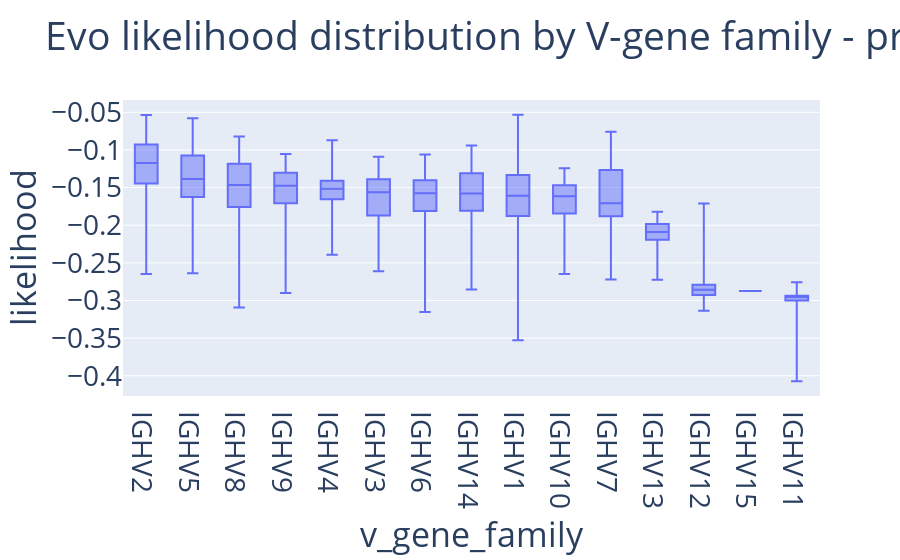

The notebook cell this image was saved under:
### Code cell
model_of_interest = "protbert"
source_of_interest = "full_VDJ"

melted_data_plotting = melted_data.loc[(melted_data["source"] == source_of_interest) & (melted_data["model"] == model_of_interest),:]
melted_data_plotting_groupby = melted_data_plotting[["v_gene_family","likelihood"]].groupby("v_gene", as_index=False).median()
melted_data_plotting_groupby = melted_data_plotting_groupby.sort_values("likelihood", ascending = False)
plotting_order = list(melted_data_plotting_groupby["v_gene_family"])

fig = px.box(
    data_frame = melted_data_plotting,
    points = False,
    # facet_col = "source",
    # facet_col_wrap = 2,
    x = "v_gene_family",
    # color="c_gene",
    y = "likelihood",
    # opacity = 0.9,
    orientation = "v",
    # barmode = 'group',
    title=f'Evo likelihood distribution by V-gene family - {model_of_interest}',
    # text_auto="0.2f"
)

fig.update_layout(height = 800, font_size = 28)
fig.update_xaxes(categoryarray= plotting_order)
# fig.update_traces(textfont_size=10, textangle=0, cliponaxis=False)

fig.show()

### Figure 1 — Plotly figure (JSON) as saved in the notebook; plotly's stock layout.template omitted (floating-point values rounded to 4 significant figures; data arrays with more than 128 entries replaced by an {"elided": "..."} marker saying what was removed)
{"data": [{"alignmentgroup": "True", "boxpoints": false, "hovertemplate": "v_gene_family=%{x}<br>likelihood=%{y}<extra></extra>", "legendgroup": "", "marker": {"color": "#636efa"}, "name": "", "notched": false, "offsetgroup": "", "orientation": "v", "showlegend": false, "type": "box", "x": {"elided": "6041 str values"}, "x0": " ", "xaxis": "x", "y": {"elided": "6041 float values"}, "y0": " ", "yaxis": "y"}], "layout": {"autosize": true, "boxmode": "group", "font": {"size": 28}, "legend": {"tracegroupgap": 0}, "title": {"text": "Evo likelihood distribution by V-gene family - protbert"}, "xaxis": {"anchor": "y", "autorange": true, "categoryarray": ["IGHV2", "IGHV5", "IGHV8", "IGHV9", "IGHV4", "IGHV3", "IGHV6", "IGHV14", "IGHV1", "IGHV10", "IGHV7", "IGHV13", "IGHV12", "IGHV15", "IGHV11"], "domain": [0, 1], "range": [-0.5, 14.5], "title": {"text": "v_gene_family"}, "type": "category"}, "yaxis": {"anchor": "x", "autorange": true, "domain": [0, 1], "range": [-0.4269, -0.03363], "title": {"text": "likelihood"}, "type": "linear"}}}
